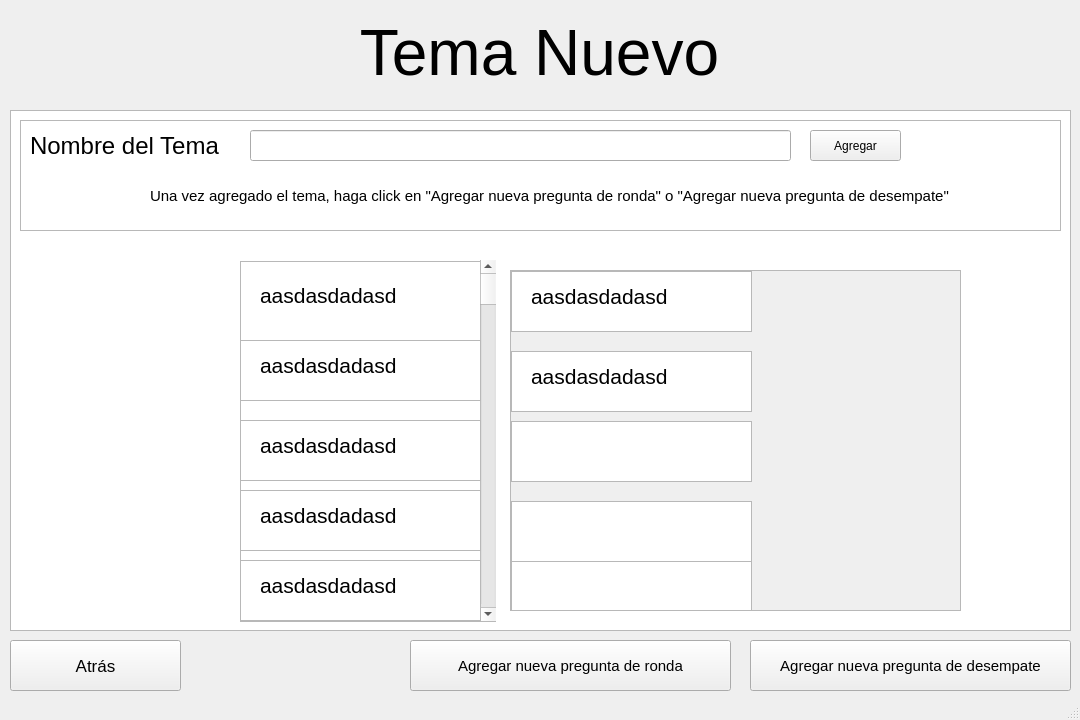
<?xml version="1.0" encoding="UTF-8"?>
<ui version="4.0">
 <class>MainWindow</class>
 <widget class="QMainWindow" name="MainWindow">
  <property name="geometry">
   <rect>
    <x>0</x>
    <y>0</y>
    <width>1080</width>
    <height>720</height>
   </rect>
  </property>
  <property name="windowTitle">
   <string>MainWindow</string>
  </property>
  <widget class="QWidget" name="centralwidget">
   <widget class="QPushButton" name="pushButton_2">
    <property name="geometry">
     <rect>
      <x>10</x>
      <y>640</y>
      <width>171</width>
      <height>51</height>
     </rect>
    </property>
    <property name="font">
     <font>
      <pointsize>13</pointsize>
     </font>
    </property>
    <property name="text">
     <string>Atrás</string>
    </property>
   </widget>
   <widget class="QWidget" name="verticalLayoutWidget_3">
    <property name="geometry">
     <rect>
      <x>9</x>
      <y>9</y>
      <width>1061</width>
      <height>91</height>
     </rect>
    </property>
    <layout class="QVBoxLayout" name="verticalLayout_3">
     <item>
      <widget class="QLabel" name="label">
       <property name="font">
        <font>
         <pointsize>9</pointsize>
        </font>
       </property>
       <property name="text">
        <string>&lt;html&gt;&lt;head/&gt;&lt;body&gt;&lt;p align=&quot;center&quot;&gt;&lt;span style=&quot; font-size:48pt;&quot;&gt;Tema Nuevo&lt;/span&gt;&lt;/p&gt;&lt;/body&gt;&lt;/html&gt;</string>
       </property>
      </widget>
     </item>
    </layout>
   </widget>
   <widget class="QListView" name="listView">
    <property name="geometry">
     <rect>
      <x>10</x>
      <y>110</y>
      <width>1061</width>
      <height>521</height>
     </rect>
    </property>
   </widget>
   <widget class="QListView" name="listView_2">
    <property name="geometry">
     <rect>
      <x>20</x>
      <y>120</y>
      <width>1041</width>
      <height>111</height>
     </rect>
    </property>
   </widget>
   <widget class="QPushButton" name="pushButton_12">
    <property name="geometry">
     <rect>
      <x>410</x>
      <y>640</y>
      <width>321</width>
      <height>51</height>
     </rect>
    </property>
    <property name="font">
     <font>
      <pointsize>11</pointsize>
     </font>
    </property>
    <property name="text">
     <string>Agregar nueva pregunta de ronda</string>
    </property>
   </widget>
   <widget class="QLabel" name="label_2">
    <property name="geometry">
     <rect>
      <x>30</x>
      <y>120</y>
      <width>381</width>
      <height>51</height>
     </rect>
    </property>
    <property name="font">
     <font>
      <pointsize>18</pointsize>
     </font>
    </property>
    <property name="text">
     <string>Nombre del Tema</string>
    </property>
   </widget>
   <widget class="QLineEdit" name="lineEdit">
    <property name="geometry">
     <rect>
      <x>250</x>
      <y>130</y>
      <width>541</width>
      <height>31</height>
     </rect>
    </property>
   </widget>
   <widget class="QPushButton" name="pushButton_4">
    <property name="geometry">
     <rect>
      <x>810</x>
      <y>130</y>
      <width>91</width>
      <height>31</height>
     </rect>
    </property>
    <property name="text">
     <string>Agregar</string>
    </property>
   </widget>
   <widget class="QLabel" name="label_4">
    <property name="geometry">
     <rect>
      <x>150</x>
      <y>180</y>
      <width>801</width>
      <height>31</height>
     </rect>
    </property>
    <property name="font">
     <font>
      <pointsize>11</pointsize>
     </font>
    </property>
    <property name="text">
     <string>Una vez agregado el tema, haga click en &quot;Agregar nueva pregunta de ronda&quot; o &quot;Agregar nueva pregunta de desempate&quot;</string>
    </property>
   </widget>
   <widget class="QPushButton" name="pushButton_13">
    <property name="geometry">
     <rect>
      <x>750</x>
      <y>640</y>
      <width>321</width>
      <height>51</height>
     </rect>
    </property>
    <property name="font">
     <font>
      <pointsize>11</pointsize>
     </font>
    </property>
    <property name="text">
     <string>Agregar nueva pregunta de desempate</string>
    </property>
   </widget>
   <widget class="QListView" name="listView_3">
    <property name="geometry">
     <rect>
      <x>240</x>
      <y>261</y>
      <width>256</width>
      <height>361</height>
     </rect>
    </property>
   </widget>
   <widget class="QScrollArea" name="scrollArea">
    <property name="geometry">
     <rect>
      <x>510</x>
      <y>270</y>
      <width>451</width>
      <height>341</height>
     </rect>
    </property>
    <property name="widgetResizable">
     <bool>true</bool>
    </property>
    <widget class="QWidget" name="scrollAreaWidgetContents">
     <property name="geometry">
      <rect>
       <x>0</x>
       <y>0</y>
       <width>449</width>
       <height>339</height>
      </rect>
     </property>
     <widget class="QListView" name="listView_10">
      <property name="geometry">
       <rect>
        <x>0</x>
        <y>80</y>
        <width>241</width>
        <height>61</height>
       </rect>
      </property>
     </widget>
     <widget class="QLabel" name="label_9">
      <property name="geometry">
       <rect>
        <x>20</x>
        <y>90</y>
        <width>171</width>
        <height>31</height>
       </rect>
      </property>
      <property name="font">
       <font>
        <pointsize>16</pointsize>
       </font>
      </property>
      <property name="text">
       <string>aasdasdadasd</string>
      </property>
     </widget>
     <widget class="QListView" name="listView_9">
      <property name="geometry">
       <rect>
        <x>0</x>
        <y>0</y>
        <width>241</width>
        <height>61</height>
       </rect>
      </property>
     </widget>
     <widget class="QLabel" name="label_10">
      <property name="geometry">
       <rect>
        <x>20</x>
        <y>10</y>
        <width>171</width>
        <height>31</height>
       </rect>
      </property>
      <property name="font">
       <font>
        <pointsize>16</pointsize>
       </font>
      </property>
      <property name="text">
       <string>aasdasdadasd</string>
      </property>
     </widget>
     <widget class="QLabel" name="label_11">
      <property name="geometry">
       <rect>
        <x>20</x>
        <y>240</y>
        <width>171</width>
        <height>31</height>
       </rect>
      </property>
      <property name="font">
       <font>
        <pointsize>16</pointsize>
       </font>
      </property>
      <property name="text">
       <string>aasdasdadasd</string>
      </property>
     </widget>
     <widget class="QLabel" name="label_12">
      <property name="geometry">
       <rect>
        <x>20</x>
        <y>160</y>
        <width>171</width>
        <height>31</height>
       </rect>
      </property>
      <property name="font">
       <font>
        <pointsize>16</pointsize>
       </font>
      </property>
      <property name="text">
       <string>aasdasdadasd</string>
      </property>
     </widget>
     <widget class="QListView" name="listView_11">
      <property name="geometry">
       <rect>
        <x>0</x>
        <y>150</y>
        <width>241</width>
        <height>61</height>
       </rect>
      </property>
     </widget>
     <widget class="QListView" name="listView_12">
      <property name="geometry">
       <rect>
        <x>0</x>
        <y>230</y>
        <width>241</width>
        <height>61</height>
       </rect>
      </property>
     </widget>
     <widget class="QLabel" name="label_13">
      <property name="geometry">
       <rect>
        <x>20</x>
        <y>380</y>
        <width>171</width>
        <height>31</height>
       </rect>
      </property>
      <property name="font">
       <font>
        <pointsize>16</pointsize>
       </font>
      </property>
      <property name="text">
       <string>aasdasdadasd</string>
      </property>
     </widget>
     <widget class="QLabel" name="label_14">
      <property name="geometry">
       <rect>
        <x>20</x>
        <y>300</y>
        <width>171</width>
        <height>31</height>
       </rect>
      </property>
      <property name="font">
       <font>
        <pointsize>16</pointsize>
       </font>
      </property>
      <property name="text">
       <string>aasdasdadasd</string>
      </property>
     </widget>
     <widget class="QListView" name="listView_13">
      <property name="geometry">
       <rect>
        <x>0</x>
        <y>290</y>
        <width>241</width>
        <height>61</height>
       </rect>
      </property>
     </widget>
     <widget class="QListView" name="listView_14">
      <property name="geometry">
       <rect>
        <x>0</x>
        <y>370</y>
        <width>241</width>
        <height>61</height>
       </rect>
      </property>
     </widget>
    </widget>
   </widget>
   <widget class="QScrollBar" name="verticalScrollBar">
    <property name="geometry">
     <rect>
      <x>480</x>
      <y>260</y>
      <width>16</width>
      <height>361</height>
     </rect>
    </property>
    <property name="orientation">
     <enum>Qt::Orientation::Vertical</enum>
    </property>
   </widget>
   <widget class="QListView" name="listView_4">
    <property name="geometry">
     <rect>
      <x>240</x>
      <y>270</y>
      <width>241</width>
      <height>61</height>
     </rect>
    </property>
   </widget>
   <widget class="QLabel" name="label_3">
    <property name="geometry">
     <rect>
      <x>260</x>
      <y>280</y>
      <width>171</width>
      <height>31</height>
     </rect>
    </property>
    <property name="font">
     <font>
      <pointsize>16</pointsize>
     </font>
    </property>
    <property name="text">
     <string>aasdasdadasd</string>
    </property>
   </widget>
   <widget class="QListView" name="listView_5">
    <property name="geometry">
     <rect>
      <x>240</x>
      <y>340</y>
      <width>241</width>
      <height>61</height>
     </rect>
    </property>
   </widget>
   <widget class="QLabel" name="label_5">
    <property name="geometry">
     <rect>
      <x>260</x>
      <y>350</y>
      <width>171</width>
      <height>31</height>
     </rect>
    </property>
    <property name="font">
     <font>
      <pointsize>16</pointsize>
     </font>
    </property>
    <property name="text">
     <string>aasdasdadasd</string>
    </property>
   </widget>
   <widget class="QListView" name="listView_6">
    <property name="geometry">
     <rect>
      <x>240</x>
      <y>420</y>
      <width>241</width>
      <height>61</height>
     </rect>
    </property>
   </widget>
   <widget class="QLabel" name="label_6">
    <property name="geometry">
     <rect>
      <x>260</x>
      <y>430</y>
      <width>171</width>
      <height>31</height>
     </rect>
    </property>
    <property name="font">
     <font>
      <pointsize>16</pointsize>
     </font>
    </property>
    <property name="text">
     <string>aasdasdadasd</string>
    </property>
   </widget>
   <widget class="QListView" name="listView_7">
    <property name="geometry">
     <rect>
      <x>240</x>
      <y>490</y>
      <width>241</width>
      <height>61</height>
     </rect>
    </property>
   </widget>
   <widget class="QLabel" name="label_7">
    <property name="geometry">
     <rect>
      <x>260</x>
      <y>500</y>
      <width>171</width>
      <height>31</height>
     </rect>
    </property>
    <property name="font">
     <font>
      <pointsize>16</pointsize>
     </font>
    </property>
    <property name="text">
     <string>aasdasdadasd</string>
    </property>
   </widget>
   <widget class="QListView" name="listView_8">
    <property name="geometry">
     <rect>
      <x>240</x>
      <y>560</y>
      <width>241</width>
      <height>61</height>
     </rect>
    </property>
   </widget>
   <widget class="QLabel" name="label_8">
    <property name="geometry">
     <rect>
      <x>260</x>
      <y>570</y>
      <width>171</width>
      <height>31</height>
     </rect>
    </property>
    <property name="font">
     <font>
      <pointsize>16</pointsize>
     </font>
    </property>
    <property name="text">
     <string>aasdasdadasd</string>
    </property>
   </widget>
   <zorder>listView_4</zorder>
   <zorder>listView</zorder>
   <zorder>pushButton_2</zorder>
   <zorder>verticalLayoutWidget_3</zorder>
   <zorder>listView_2</zorder>
   <zorder>pushButton_12</zorder>
   <zorder>label_2</zorder>
   <zorder>lineEdit</zorder>
   <zorder>pushButton_4</zorder>
   <zorder>label_4</zorder>
   <zorder>pushButton_13</zorder>
   <zorder>listView_3</zorder>
   <zorder>scrollArea</zorder>
   <zorder>verticalScrollBar</zorder>
   <zorder>label_3</zorder>
   <zorder>listView_5</zorder>
   <zorder>label_5</zorder>
   <zorder>listView_6</zorder>
   <zorder>label_6</zorder>
   <zorder>listView_7</zorder>
   <zorder>label_7</zorder>
   <zorder>listView_8</zorder>
   <zorder>label_8</zorder>
  </widget>
  <widget class="QStatusBar" name="statusbar"/>
 </widget>
 <resources/>
 <connections/>
</ui>
